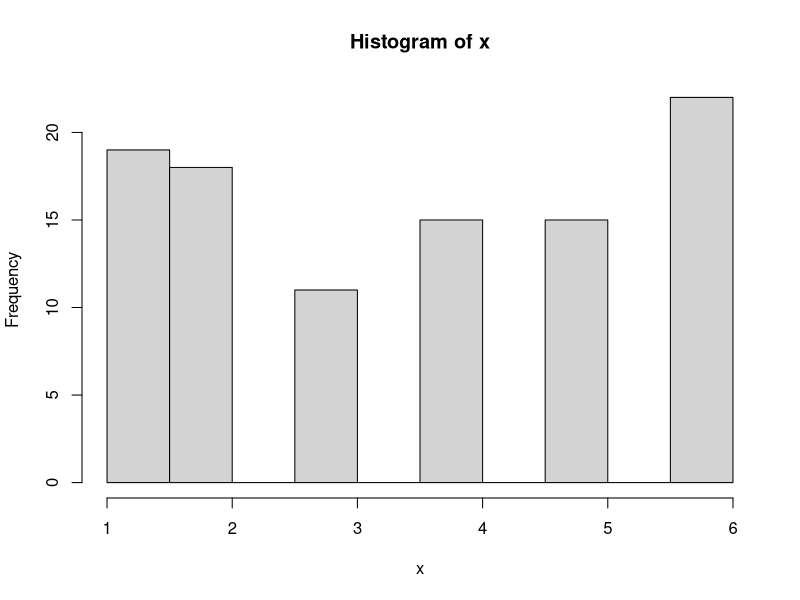
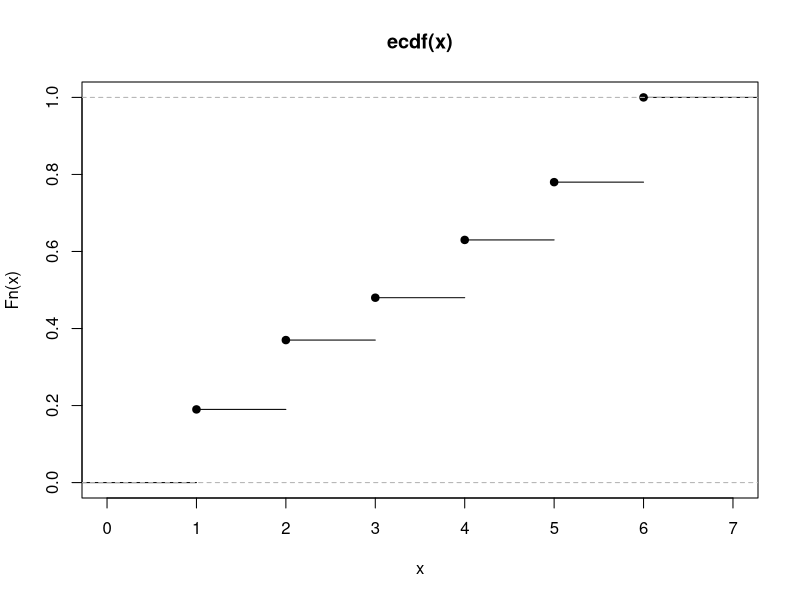
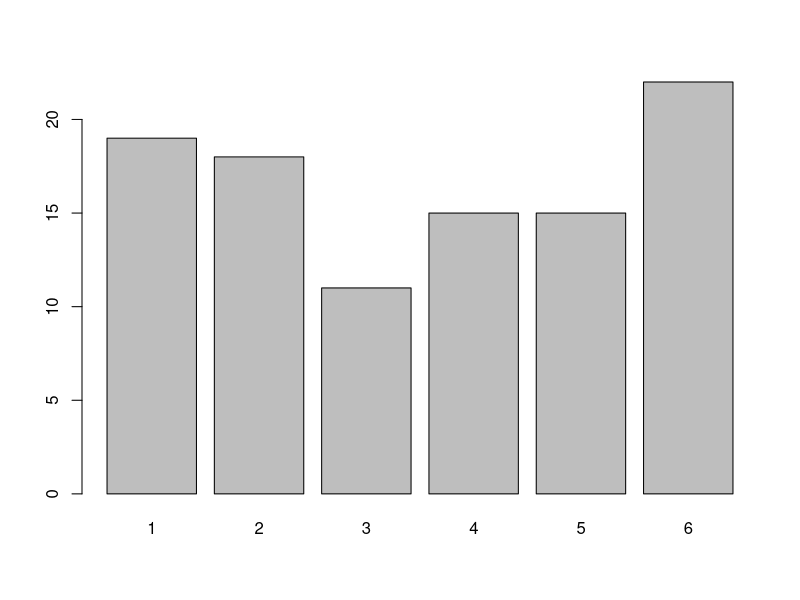
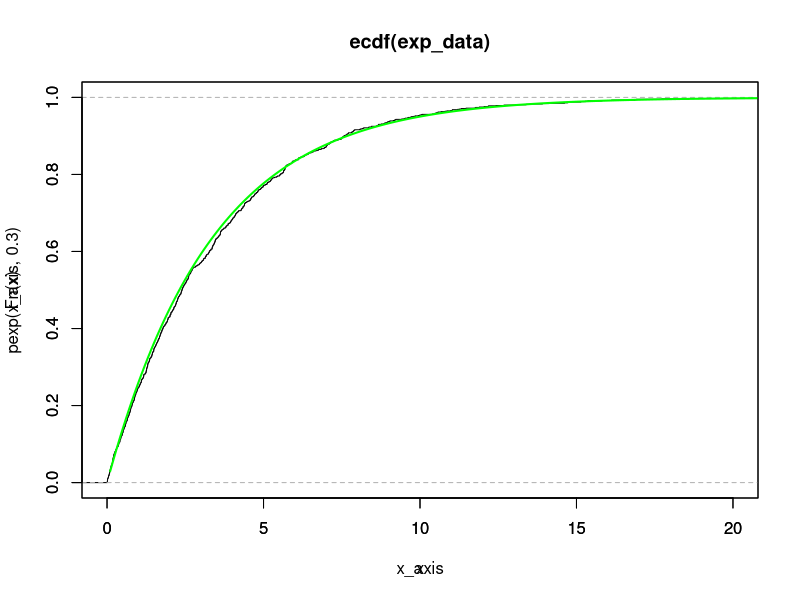
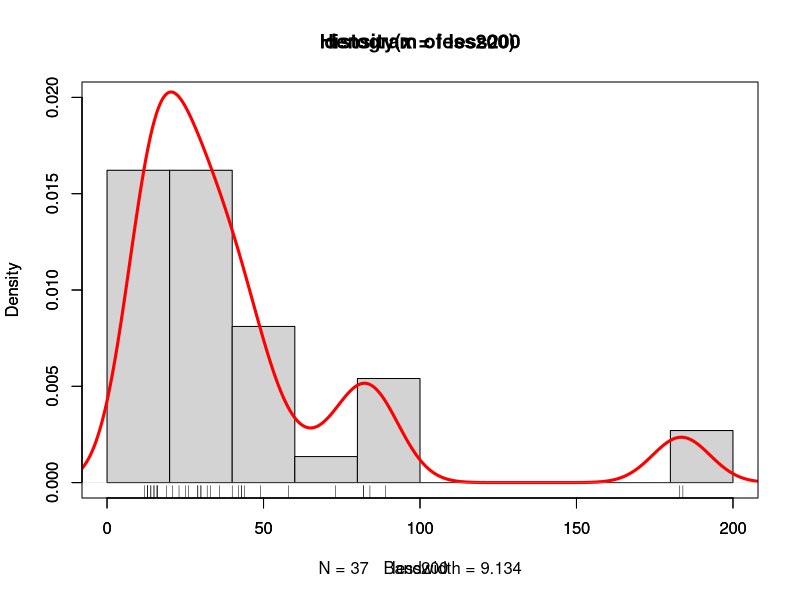
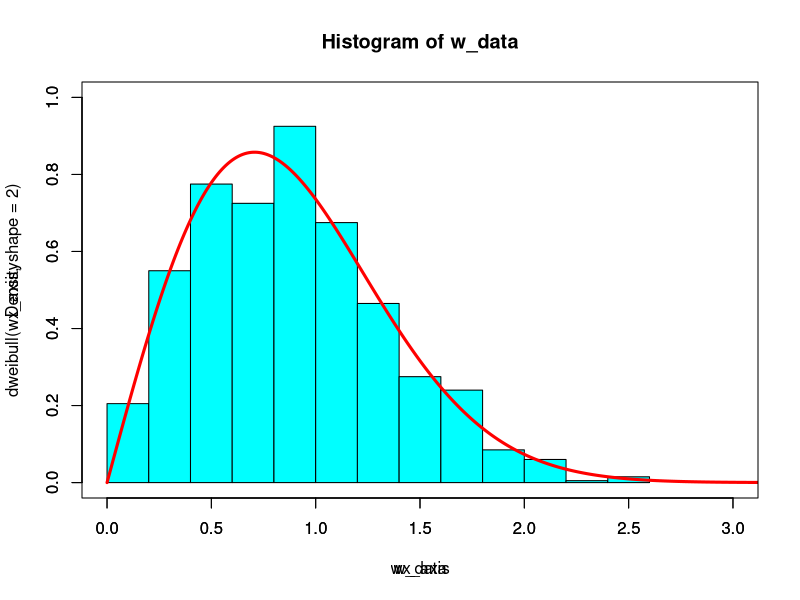
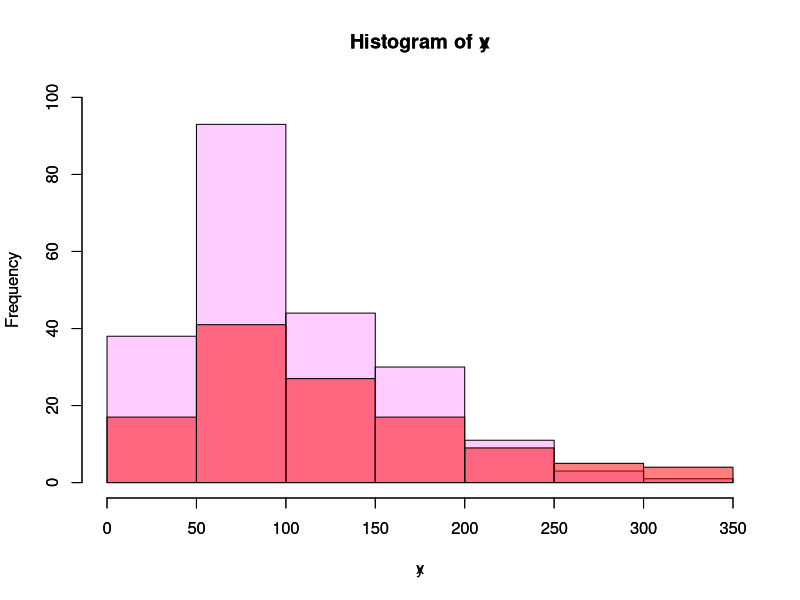

Recreate these plots in R, in order.
#1.c
set.seed(0)
x = sample(1:6, 100, replace = T)

#frequency table of x
hist(x)

#ECDF of x
plot(ecdf(x))

#barplot of x is more appropriate because it gives us the number of every element in dataset
barplot(table(x))



#1.d
exp_data = rexp(1000, rate=0.3)
plot(ecdf(exp_data), xlim = c(0, 20), ylim = c(0, 1))
par(new=T)
x_axis <- seq(0.1, 50, by=0.1)
plot(x_axis, pexp(x_axis, 0.3), type = 'l', , lwd = 2, xlim = c(0, 20), ylim = c(0, 1), col = "green")

#-----------------------------

#r = c(-4.7, 5.7, 5.4, 4.3, 6.1, 5.9, -1.8, -3.8, 2.0, -3.7, 7.6, 8.6, -0.8, 3.3, 8.9, 5.5, 8.9, 2.4, 4.6, 4.5)
#hist(r, breaks=5)
#sort(r)

#2.b
?islands

dput(islands)

head(islands)

less200 <- c()
for(i in names(islands)) {
  
  if(islands[i] < 200) {
    less200 <- c(less200, islands[i])
  }
}
hist(less200, freq=F, xlim = c(0, 200), ylim = c(0,0.02))
rug(less200); par(new=T)
d = density(less200)
plot(d, xlim = c(0, 200), ylim = c(0,0.02), col = "red", lwd=3)

#2.c
n = 1000
set.seed(1)
?rweibull
w_data = rweibull(n, shape=2)
hist(w_data, freq=F, col="cyan", xlim = c(0, 3), ylim = c(0,1))
par(new=T)
wx_axis <- seq(0, 5, by=0.01)
plot(wx_axis, dweibull(wx_axis, shape=2), col="red", lwd=3, type="l", xlim = c(0, 3), ylim = c(0,1))


#2.d
?ChickWeight
head(ChickWeight, 5)
x <- c()
y <- c()
print(ChickWeight$Die[2])
for(i in 1:(length(ChickWeight$Diet))) {
  if(ChickWeight$Die[i] == 1) {
    x <- c(x, ChickWeight$weight[i])
  }
  if(ChickWeight$Die[i] == 2) {
    y <- c(y, ChickWeight$weight[i])
  }
}

library(scales)
hist(x, col = alpha("magenta", 0.2), xlim = c(0, 350), ylim = c(0, 100))
par(new=T)
hist(y, col = alpha("red", 0.5), xlim = c(0, 350), ylim = c(0, 100))
#we can conclude that if Diet = 1 its frequency id higher

